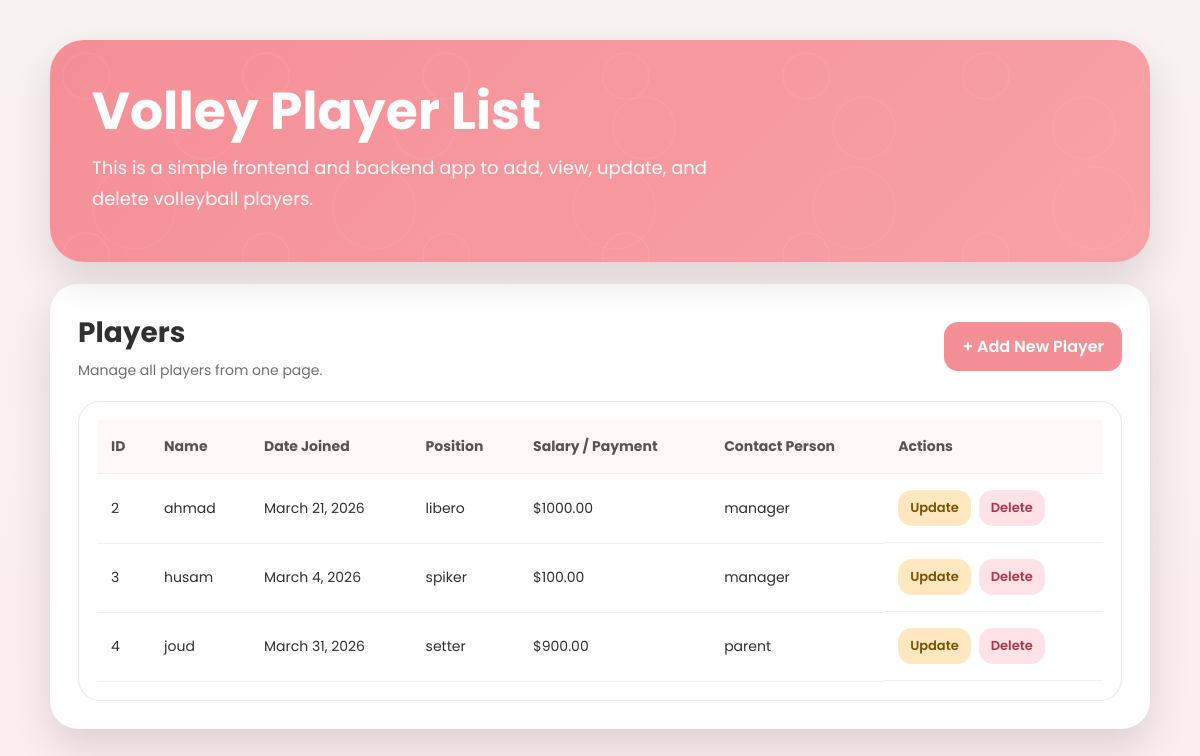
The page / on the database its author committed.
### players/models.py (models this page shows, shortened)
class VoleyPlayer(models.Model):
    name = models.CharField(max_length=100)
    date_joined = models.DateField()
    position = models.CharField(max_length=50)
    salary_payment = models.DecimalField(max_digits=10, decimal_places=2)
    contact_person = models.CharField(max_length=100)

### players/views.py (the view)
# urls.py: path('', views.player_list, name='player_list'),
def player_list(request):
    try:
        players = VoleyPlayer.objects.all().order_by('id')
    except DatabaseError:
        messages.error(request, 'Could not load players from the database.')
        players = []
    return render(request, 'players/player_list.html', {'players': players})

### players/templates/players/player_list.html
{% extends 'players/base.html' %}
{% block content %}
<div class="section-header">
    <div>
        <h2>Players</h2>
        <p class="muted-text">Manage all players from one page.</p>
    </div>
    <a class="primary-btn" href="{% url 'player_create' %}">+ Add New Player</a>
</div>
<div class="table-card">
    <div class="table-responsive">
        <table class="players-table">
            <thead>
                <tr>
                    <th>ID</th>
                    <th>Name</th>
                    <th>Date Joined</th>
                    <th>Position</th>
                    <th>Salary / Payment</th>
                    <th>Contact Person</th>
                    <th>Actions</th>
                </tr>
            </thead>
            <tbody>
                {% for player in players %}
                <tr>
                    <td>{{ player.id }}</td>
                    <td>{{ player.name }}</td>
                    <td>{{ player.date_joined }}</td>
                    <td>{{ player.position }}</td>
                    <td>${{ player.salary_payment }}</td>
                    <td>{{ player.contact_person }}</td>
                    <td class="actions-cell">
                        <a class="small-btn edit-btn" href="{% url 'player_update' player.id %}">Update</a>
                        <a class="small-btn delete-btn" href="{% url 'player_delete' player.id %}">Delete</a>
                    </td>
                </tr>
                {% empty %}
                <tr>
                    <td colspan="7" class="empty-row">No players added yet.</td>
                </tr>
                {% endfor %}
            </tbody>
        </table>
    </div>
</div>
{% endblock %}

### players/templates/players/base.html (shortened to what this page needs)
{% load static %}
<!DOCTYPE html>
<html lang="en">
<head>
    <link rel="stylesheet" href="{% static 'players/style.css' %}">
</head>
<body>
    <div class="page-wrapper">
        <div class="hero-panel">
            <div class="hero-pattern"></div>
            <div class="hero-content">
                <h1>Volley Player List</h1>
                <p>This is a simple frontend and backend app to add, view, update, and delete volleyball players.</p>
            </div>
        </div>
        <div class="content-card">
            {% block content %}{% endblock %}
        </div>
    </div>
</body>
</html>

### players/static/players/style.css (style rules this page uses)
:root { --main: #f58f96; --main-dark: #eb737f; --soft: #fff6f7; --text: #303030; --muted: #6f6f6f; --white: #ffffff; --danger: #dd5c6c; --shadow: 0 18px 40px rgba(0, 0, 0, 0.12); }
* { box-sizing: border-box; }
body { margin: 0; font-family: 'Poppins', sans-serif; color: var(--text); min-height: 100vh; background: linear-gradient(180deg, #f8f2f2 0%, #fdecee 100%); }
.page-wrapper { width: min(1100px, calc(100% - 30px)); margin: 40px auto; }
.hero-panel { position: relative; border-radius: 34px; overflow: hidden; background: linear-gradient(135deg, #f58f96 0%, #f7a2a7 100%); box-shadow: var(--shadow); }
.hero-pattern { position: absolute; inset: 0; opacity: 0.12; background-image: radial-gradient(circle at 20% 20%, transparent 0 22px, rgba(255,255,255,0.8) 23px, transparent 24px), radial-gradient(circle at 70% 40%, transparent 0 30px, rgba(255,255,255,0.7) 31px, transparent 32px), radial-gradient(circle at 35% 70%, transparent 0 40px, rgba(255,255,255,0.6) 41px, transparent 42px); background-size: 180px 180px, 220px 220px, 240px 240px; }
.hero-content { position: relative; z-index: 2; padding: 42px 42px 48px; max-width: 760px; }
.hero-content h1 { margin: 0 0 14px; color: white; font-size: 52px; line-height: 1.1; }
.hero-content p { margin: 0; color: rgba(255,255,255,0.96); line-height: 1.7; font-size: 18px; max-width: 650px; }
.content-card { background: var(--white); margin-top: 22px; border-radius: 28px; padding: 28px; box-shadow: var(--shadow); }
.section-header { display: flex; justify-content: space-between; align-items: center; gap: 16px; margin-bottom: 20px; }
.section-header h2 { margin: 0; font-size: 28px; }
.muted-text { margin: 6px 0 0; color: var(--muted); font-size: 14px; }
.primary-btn, .secondary-btn, .danger-btn, .small-btn { text-decoration: none; border: none; cursor: pointer; border-radius: 14px; font-family: inherit; transition: 0.2s ease; }
.primary-btn { background: var(--main); color: white; padding: 12px 18px; font-weight: 600; }
.table-card, .form-card { background: var(--white); border: 1px solid #f1e5e7; border-radius: 22px; padding: 18px; }
.table-responsive { overflow-x: auto; }
.players-table { width: 100%; border-collapse: collapse; }
.players-table th, .players-table td { padding: 16px 14px; text-align: left; border-bottom: 1px solid #f2ecee; font-size: 14px; }
.players-table th { color: #5b5052; background: #fff8f8; }
.actions-cell { display: flex; gap: 8px; flex-wrap: wrap; }
.small-btn { padding: 8px 12px; font-size: 13px; font-weight: 600; }
.edit-btn { background: #ffe7bf; color: #7c5200; }
.delete-btn { background: #ffe2e6; color: #a83749; }

### rows shown on the page
VoleyPlayer: id "2", name "ahmad", date_joined "March 21, 2026", position "libero", salary_payment "1000.00", contact_person "manager"
VoleyPlayer: id "3", name "husam", date_joined "March 4, 2026", position "spiker", salary_payment "100.00", contact_person "manager"
VoleyPlayer: id "4", name "joud", date_joined "March 31, 2026", position "setter", salary_payment "900.00", contact_person "parent"
